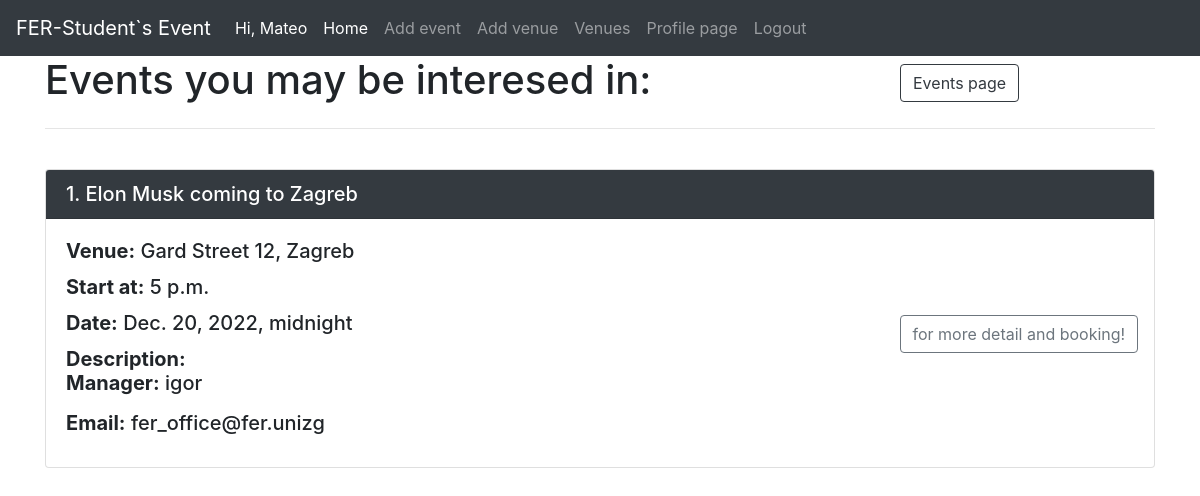
The app's page /matching-your-tag-events (signed in) with its own data.
### events/models.py (models this page shows, shortened)
class Event(models.Model):
    event_title = models.CharField("Title",max_length = 100,blank = False,null = False)
    event_venue = models.ForeignKey(Venue,on_delete = models.CASCADE)
    event_started = models.TimeField("Start",blank = False,null = False)
    event_tag = models.ManyToManyField(Tag,related_name = "tags_for_event",blank = True,null = True)
    event_ended = models.TimeField("End",blank = True,null = True)
    event_date = models.DateTimeField("Date",blank = False)
    event_capacitety = models.IntegerField(blank = False)
    event_description =RichTextField()
    event_manager = models.ForeignKey(User,on_delete = models.CASCADE)
    event_booking = models.ManyToManyField(User,related_name = "booking_event", blank = True)
    event_website = models.URLField("URL",max_length = 100,blank = True,null = True)
    event_email = models.EmailField("Email",blank = False)

class Venue(models.Model):
    venue_name = models.CharField("Venue",max_length = 120,blank = False)
    venue_address = models.CharField(max_length = 120,blank = False)
    venue_owner = models.ForeignKey(User,on_delete = models.CASCADE)
    def __str__(self):
        return f"{self.venue_address}, {self.venue_name}"

### events/views.py (the view)
# urls.py: path("matching-your-tag-events",events_matching_your_tag,name = "matching"),
def events_matching_your_tag(request):
    tags = [tg.name for tg in request.user.student.student_tag.all()]
    events_list = []
    for tag in tags:
       events_list.append(Event.objects.filter(event_tag__name = tag).order_by("event_date"))
    try:
        [events] = events_list
    except ValueError:
        messages.info(request,"Unfortunately, There are no events to match your interests! But you can look at the others.")
        return render (request,"events/matching_events.html")
    if events == "[]" or events == None:
        messages.info(request,"Unfortunately, we don't have any events matching your tags!")
        return render (request,"events/matching_events.html")
    else:
        return render (request,"events/matching_events.html",{"events":events})

### templates/events/matching_events.html (shortened to what this page needs)
{% extends 'core/base.html' %}
{% block content %}
<div class = "row">
    <div class = "col-sm-9">
    <h1>Events you may be interesed in:</h1>
    </div>
    <div class = "col-sm-3">
    <a href = "{% url 'all_events' %}" style = "color:black"><h1><button class = "btn btn-outline-dark">Events page</button><h1></a>
    </div>
    </div>
<hr>
<br>
{% if messages %}
   {% for message in messages %}
        <h1><b>  {{message}} </b></1h>
    {% endfor %}
{% else %}
{% if events %}
   {% for event in events %}
   <div class="card">
    <h5 class="card-header bg-dark" style = "color:white">
      {{forloop.counter}}. {{event.event_title}}
</h5>
    <div class = "row">
      <div class = "col-sm-9">
    <div class="card-body">
      <h5 class="card-title"><b>Venue:</b> {{event.event_venue}}</h5>
      <h5 class="card-title"><b>Start at:</b> {{event.event_started}}</h5>
      <h5 class="card-title"><b>Date:</b> {{event.event_date}}</h5>
      <h5 class="card-title"><b>Description:</b> {{event.event_description|safe|slice:":75"}}...</h5>
      <h5 class="card-title"><b>Manager:</b> {{event.event_manager}}</h5>
       {% if event.event_email%}
      <h5 class="card-title"><b>Email:</b> {{event.event_email}}</h5>
       {% endif %}
      </div>
    </div>
    <div class ="col-sm-3">
        <br><br><br><br>
      <a href="{% url 'detail' event.id %}" class="btn btn-outline-secondary">for more detail and booking!</a>
    </div>
</div>
</div>
{% endfor %}
{% else %}
<h1><b>Unfortunately, there are no events that match your interests. But you can look at the others</b></h1>
{% endif %}
{% endif %}
{% endblock %}

### templates/core/navbar.html (shortened to what this page needs)
<nav class="navbar navbar-expand-lg navbar-dark bg-dark">
    {% if user.is_authenticated %}
    <a class="navbar-brand" href="{% url 'all_events'%}">FER-Student`s Event</a>
    <div class="collapse navbar-collapse" id="navbarSupportedContent">
      <ul class="navbar-nav mr-auto">
        <li class="nav-item active">
          <a class="nav-link" href="">Hi, {{request.user.username|title}}</a>
        </li>
        <li class="nav-item active">
          <a class="nav-link" href="{% url 'all_events' %}">Home</a>
        </li>
        <li class="nav-item">
          <a class="nav-link" href="{% url 'create_event' %}">Add event</a>
        </li>
        <li class="nav-item">
          <a class="nav-link" href="{% url 'create_venue' %}">Add venue</a>
        </li>
        <li class="nav-item">
          <a class="nav-link" href="{% url 'all_venues' %}">Venues</a>
        </li>
        {% if request.user.student.id %}
        <li class="nav-item">
          <a class="nav-link" href="{% url 'profile_page'  request.user.student.id %}">Profile page</a>
        </li>
        {% endif %}
        <li class="nav-item">
          <a class="nav-link" href="{% url 'logout_user' %}">Logout</a>
        </li>
        {% endif %}
    </div>
  </nav>

### records on screen
Event: event_title "Elon Musk coming to Zagreb", event_venue "Gard Street 12, Zagreb", event_started "5 p.m.", event_date "Dec. 20, 2022, midnight", event_manager "igor", event_email "fer_office@fer.unizg"

### other values on screen
{{ request.user.username|title }} "Mateo"
